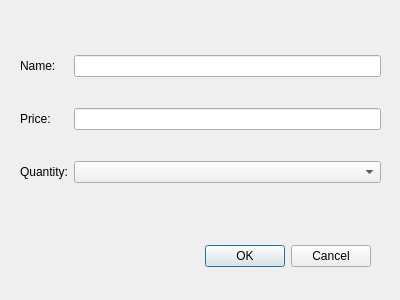
<?xml version="1.0" encoding="UTF-8"?>
<ui version="4.0">
 <class>ComicDialog</class>
 <widget class="QDialog" name="ComicDialog">
  <property name="geometry">
   <rect>
    <x>0</x>
    <y>0</y>
    <width>400</width>
    <height>300</height>
   </rect>
  </property>
  <property name="windowTitle">
   <string>Dialog</string>
  </property>
  <widget class="QDialogButtonBox" name="buttonBox">
   <property name="geometry">
    <rect>
     <x>30</x>
     <y>240</y>
     <width>341</width>
     <height>32</height>
    </rect>
   </property>
   <property name="orientation">
    <enum>Qt::Horizontal</enum>
   </property>
   <property name="standardButtons">
    <set>QDialogButtonBox::Cancel|QDialogButtonBox::Ok</set>
   </property>
  </widget>
  <widget class="QWidget" name="">
   <property name="geometry">
    <rect>
     <x>20</x>
     <y>30</y>
     <width>361</width>
     <height>181</height>
    </rect>
   </property>
   <layout class="QGridLayout" name="gridLayout">
    <item row="0" column="0">
     <widget class="QLabel" name="label">
      <property name="text">
       <string>Name:</string>
      </property>
     </widget>
    </item>
    <item row="0" column="1">
     <widget class="QLineEdit" name="nameEdit"/>
    </item>
    <item row="1" column="0">
     <widget class="QLabel" name="label_2">
      <property name="text">
       <string>Price:</string>
      </property>
     </widget>
    </item>
    <item row="1" column="1">
     <widget class="QLineEdit" name="priceEdit"/>
    </item>
    <item row="2" column="0">
     <widget class="QLabel" name="label_3">
      <property name="text">
       <string>Quantity:</string>
      </property>
     </widget>
    </item>
    <item row="2" column="1">
     <widget class="QComboBox" name="qtycomboBox"/>
    </item>
   </layout>
  </widget>
 </widget>
 <resources/>
 <connections>
  <connection>
   <sender>buttonBox</sender>
   <signal>rejected()</signal>
   <receiver>ComicDialog</receiver>
   <slot>reject()</slot>
   <hints>
    <hint type="sourcelabel">
     <x>316</x>
     <y>260</y>
    </hint>
    <hint type="destinationlabel">
     <x>286</x>
     <y>274</y>
    </hint>
   </hints>
  </connection>
  <connection>
   <sender>buttonBox</sender>
   <signal>accepted()</signal>
   <receiver>ComicDialog</receiver>
   <slot>accept()</slot>
   <hints>
    <hint type="sourcelabel">
     <x>248</x>
     <y>254</y>
    </hint>
    <hint type="destinationlabel">
     <x>157</x>
     <y>274</y>
    </hint>
   </hints>
  </connection>
 </connections>
</ui>
